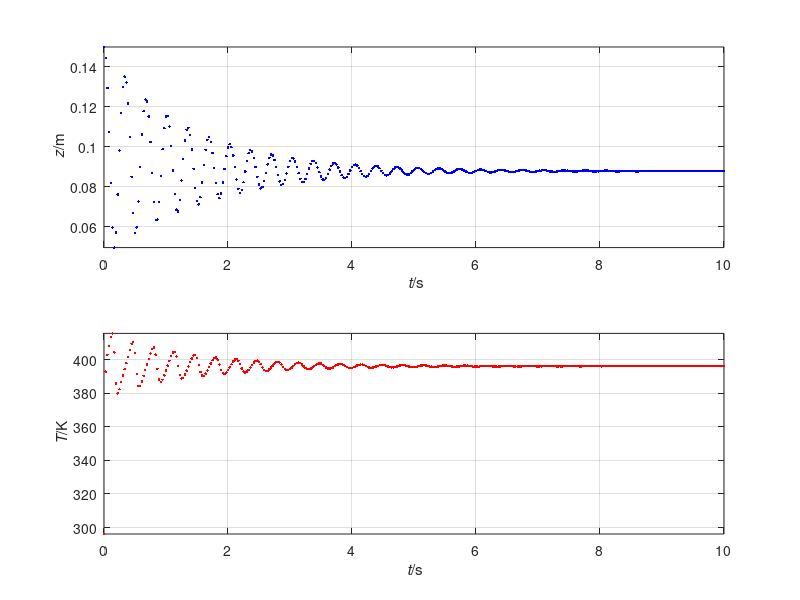

Here is the MATLAB script that generated this plot:
%%% Simulation of ideal gas & mass piston with leak
%% Coordinates (t, z)

%% Constants
R = 8.31446261815;  % J/(K*mol): molar gas constant
g = 9.8;            % N/kg: gravitational acceleration
N = 0.04;           % mol: amount of ideal gas
C = 20;             % J/(K*mol): molar heat capacity
mu = 0.00004;       % N*s/m^2: gas viscosity
h = 8000;           % J/(K*m^2): heat-transfer coefficient

Text = 373.15 + 23;  % K: temperature of environment
A = 0.1^2;           % m^2: area of piston
m = 50;              % kg: mass of piston
Fatm = -100000 * A;  % N: force on piston by atmosphere
k = 100;             % N/m: elastic constant of spring

%% Initial conditions. State: (z, v, T)
t = 0;            % s: initial time
z = 0.15;         % m: initial position of piston
v = 0;            % m/s: initial velocity of piston
T = 273.15 + 23;  % K: initial temperature of gas

%% Boundary conditions
G = -m*g;  % N: gravity supply of momentum to piston

%% Parameters for time loop
t1 = 10;      % s: final time
dt = 0.0001;  % s: time step %@

## Plotting
dtplot = t1/360;  % time interval between plots
tplot = dtplot;   % time for next plot
figure
subplot(2, 1, 1); plot(t, z, '.b')
xlim([0, t1])
xlabel('{\it t}/s'); ylabel('{\it z}/m')
axis('tight'); grid on; hold on
subplot(2, 1, 2); plot(t, T, '.r')
xlim([0, t1])
xlabel('{\it t}/s'); ylabel('{\it T}/K')
axis('tight'); grid on; hold on %@

%% Numerical time integration
while t < t1 && N > 0
  %% constitutive relations
  Fgas = -(R * N * T / z -  mu * A * v / z);  % ideal-gas law
  Q = A * h * (Text - T);                     % law of cooling
  Phi = Q + Fgas * v;                         % energy influx for gas
  E = C * N * T;                              % internal energy of ideal gas
  P = m * v;                                  % Newton's formula for momentum
  Fspr = -k * z;                              % Hooke's law
  F = -Fgas + Fatm + Fspr;                    % momentum influx for piston

  %% step forward in time with balance laws
  t = t + dt;
  E = E + Phi * dt;
  P = P + (F + G) * dt;
  z = z + v * dt;

  %% constitutive relations: calculate state
  T = E / (C * N);
  v = P / m;  %@

  %% plot
  if t > tplot
    subplot(2, 1, 1); plot(t, z, '.b')
    subplot(2, 1, 2); plot(t, T, '.r')
    pause(0)
    tplot = tplot + dtplot;
  end %@
end
